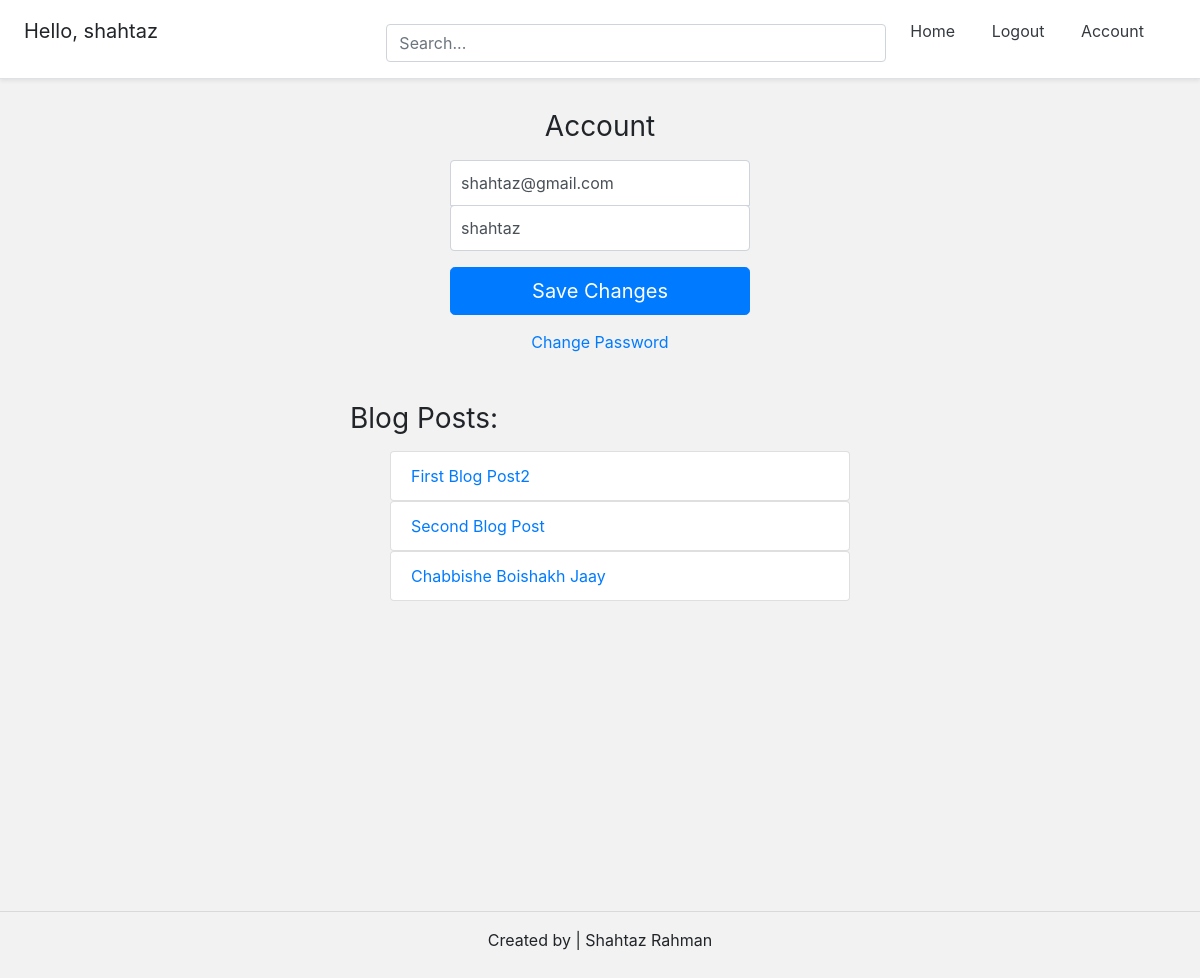
The app's page /account/ (signed in) with its own data.
### account/models.py (models this page shows, shortened)
class Account(AbstractBaseUser):
	email					= models.EmailField(verbose_name='email', max_length=60, unique=True)
	username				= models.CharField(max_length=30, unique=True)
	date_joined				= models.DateTimeField(verbose_name='date joined', auto_now_add=True)
	last_login				= models.DateTimeField(verbose_name='last login', auto_now=True)
	is_admin				= models.BooleanField(default=False)
	is_active				= models.BooleanField(default=True)
	is_staff				= models.BooleanField(default=False)
	is_superuser			= models.BooleanField(default=False)
	USERNAME_FIELD = 'email'
	REQUIRED_FIELDS = ['username',]
	objects = MyAccountManager()

### blog/models.py (models this page shows)
class BlogPost(models.Model):
	title				= models.CharField(max_length=50, null=False, blank=False)
	body				= models.TextField(max_length=5000, null=False, blank=False)
	image				= models.ImageField(upload_to=upload_location, null=False, blank=False)
	date_published		= models.DateTimeField(auto_now_add=True, verbose_name="date published")
	date_updated		= models.DateTimeField(auto_now_add=True, verbose_name="date published")
	author				= models.ForeignKey(settings.AUTH_USER_MODEL, on_delete=models.CASCADE)
	slug				= models.SlugField(blank=True, unique=True)
	def __str__(self):
		return self.title

### account/views.py (the view)
# urls.py: path('account/', account_view, name="account"),
def account_view(request):
	if not request.user.is_authenticated:
		return redirect("login")
	context = {}
	if request.POST:
		form = AccountUpdateForm(request.POST, instance=request.user)
		if form.is_valid():
			form.initial = {
					"email":request.POST['email'],
					"username": request.POST['username'],
			}
			form.save()
			context['success_message'] = "Updated"
	else:
		form = AccountUpdateForm(
				initial = {
					"email": request.user.email,
					"username": request.user.username,
				}
			)
	context['account_form'] = form
	blog_posts = BlogPost.objects.filter(author=request.user)
	context['blog_posts'] = blog_posts
	return render(request, 'account/account.html', context)

### account/forms.py (shortened to what this page needs)
class AccountUpdateForm(forms.ModelForm):
	class Meta:
		model = Account
		fields = ('email', 'username')

### account/templates/account/account.html (shortened to what this page needs)
{% extends 'base.html' %}
{% block content %}
<form class="form-signin" method="post"> {% csrf_token %}
  <h1 class="h3 mb-3 font-weight-normal text-center">Account</h1>
  <input type="email" name="email" id="inputEmail" class="form-control" placeholder="Email address" required autofocus value={{account_form.initial.email}}>
  <input type="text" name="username" id="inputUsername" class="form-control" placeholder="Username" required value="{{account_form.initial.username}}">
  <button class="btn btn-lg btn-primary btn-block" type="submit">Save Changes</button>
</form>
<div class="d-flex flex-column">
  <a class="m-auto" href="{% url 'password_change' %}">Change Password</a>
 </div>
<div class="container mt-4 p-4">
  <div class="row">
    <div class="blog-posts">
      <h3 class="mb-3 font-weight-normal">Blog Posts: </h3>
      {% if blog_posts %}
      <ul>
        {% for post in blog_posts %}
          <a href="{% url 'blog:detail' post.slug %}" style="text-decoration: none;">
            <li class="list-group-item">{{post}}</li>
           </a>
        {% endfor %}
       </ul>
       {% else %}
       <p>You have no blog posts. Create a post <a href="{% url 'blog:create' %}">here</a>.</p>
       {% endif %}
    </div>
  </div>
</div>
{% endblock content %}

### templates/snippets/header.html (shortened to what this page needs)
<link rel="stylesheet" href="https://stackpath.bootstrapcdn.com/bootstrap/4.4.1/css/bootstrap.min.css">
<div class="d-flex flex-column flex-md-row align-items-center p-3 px-md-4 mb-3 bg-white border-bottom shadow-sm">
  <h5 class="my-0 mr-md-auto font-weight-normal">
  	{% if request.user.is_authenticated %}
  	<p>Hello, {{request.user.username}}</p>
  	{% endif %}
  </h5>
  <div class="search-bar mt-sm-2 mr-2">
    <form method="get">
      <input type="text" class="form-control" name="q" id="id_q" placeholder="Search...">
    </form>
  </div>
  <nav class="my-2 my-md-0 mr-md-3">
  	{% if request.user.is_authenticated %}
  	<p>
  		<a class="p-3 text-dark" href="{% url 'home' %}">Home</a>
		<a class="p-3 text-dark" href="{% url 'logout' %}">Logout</a>
		<a class="p-3 text-dark" href="{% url 'account' %}">Account</a>
	</p>
	{% else %}
	<p>
		<a class="p-3 text-dark" href="{% url 'home' %}">Home</a>
		<a class="p-3 text-dark" href="{% url 'login' %}">Login</a>
		<a class="btn btn-outline-primary" href="{% url 'register' %}">Register</a>
	</p>
	{% endif %}
  </nav>
</div>

### templates/snippets/header.html (style rules this page uses)
html { font-size: 14px; }
@media (min-width: 768px) { html { font-size: 16px; } }
.container { max-width: 960px; }
.search-bar { max-width: 500px; width: 100%; }
form { width: 100%; }

### templates/snippets/base_css.html (style rules this page uses)
body { background-color: #f2f2f2; }

### account/templates/account/account.html (style rules this page uses)
.form-signin { width: 100%; max-width: 330px; padding: 15px; margin: auto; }
.form-signin .form-control { position: relative; box-sizing: border-box; height: auto; padding: 10px; font-size: 16px; }
.form-signin input[type="email"] { margin-bottom: -1px; border-bottom-right-radius: 0; border-bottom-left-radius: 0; }
.blog-posts { max-width: 500px; width: 100%; margin: auto; }

### records on screen
Account: user.username "shahtaz", email "shahtaz@gmail.com", username "shahtaz"
BlogPost: title "First Blog Post2"
BlogPost: title "Second Blog Post"
BlogPost: title "Chabbishe Boishakh Jaay"
